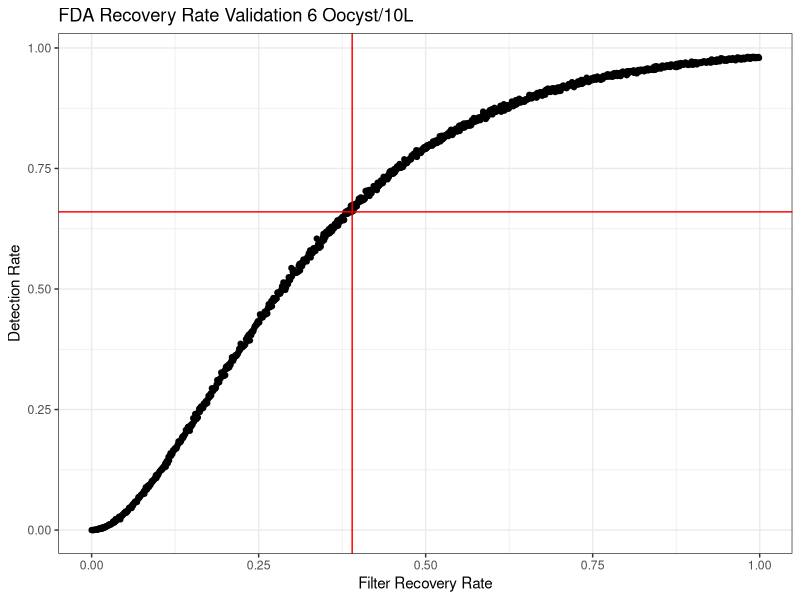
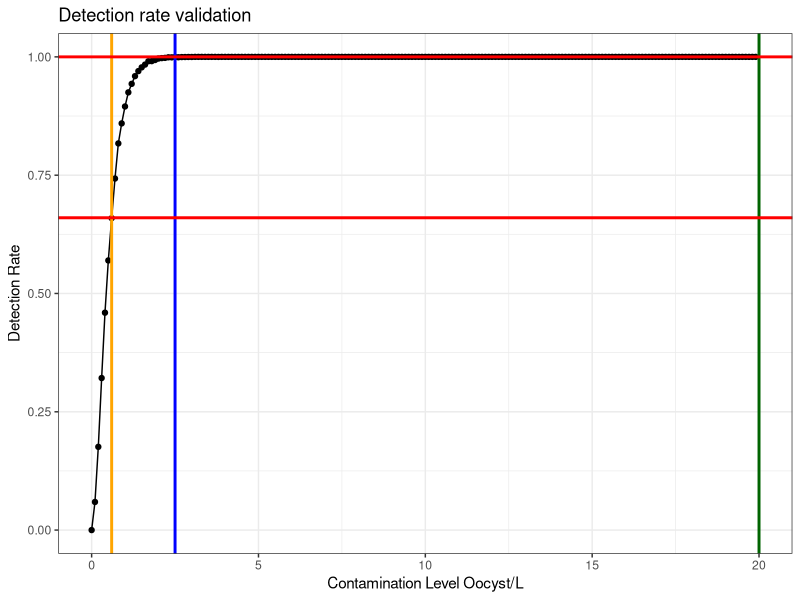
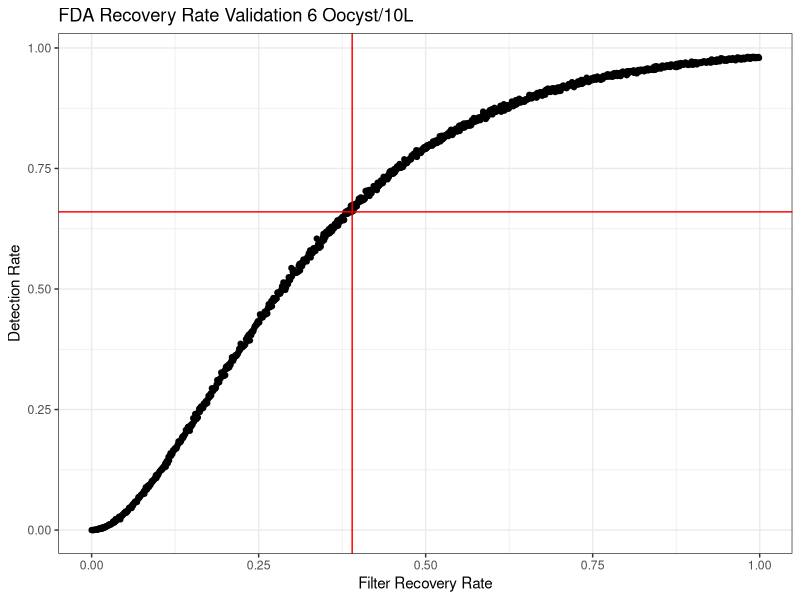
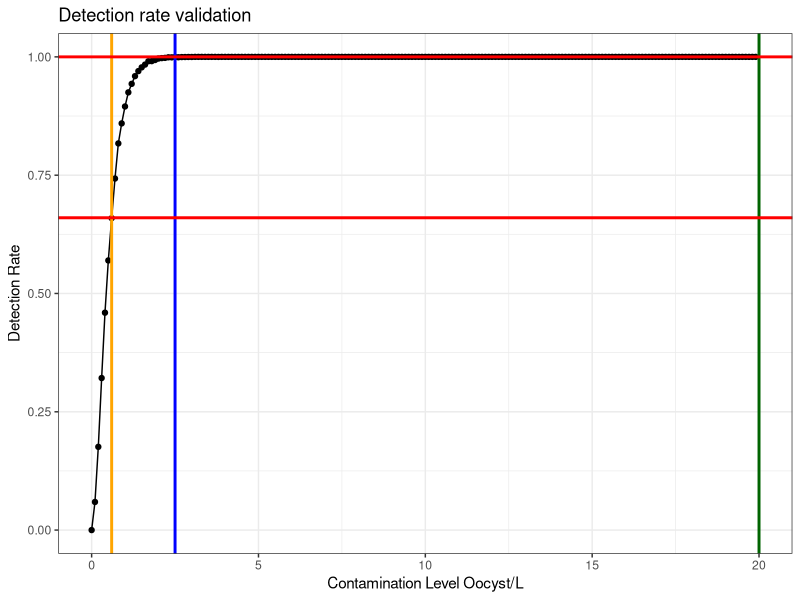

Recreate these plots in R, in order.
## ---- chunk 1
library(tidyverse)
## ---- chunk 2
Validation_FDA<-read_csv("Data_Cilantro_Outputs/RR_FDA_Validation.csv")
## ---- chunk 3
Validation_FDA %>% 
  ggplot(aes(x = rr, y = dt))+
  geom_point()+
  geom_line()+
  geom_hline(aes(yintercept = 0.66), color = "red")+
  geom_vline(aes(xintercept = 0.39),color = "red")+
  theme_bw()+
  labs(x = "Filter Recovery Rate", y = "Detection Rate", title= "FDA Recovery Rate Validation 6 Oocyst/10L")

ggsave("Recovery Rate.jpeg", width = 15, height = 10, units = "cm", dpi = 600)

## ---- chunk 4
Validation_FDA_Conts<-read_csv("Data_Cilantro_Outputs/RR_FDA_Validation_Conts.csv")
Validation_FDA_Conts <-Validation_FDA_Conts %>% 
  group_by(Contamination_Level) %>% 
  summarise(mean= mean(PDetect))
  

## ---- chunk 5

Validation_FDA_Conts %>% 
  ggplot(aes(x = Contamination_Level, y = mean))+
  geom_point()+
  geom_line()+
  geom_vline(aes(xintercept = 0.6), color = "orange", size = 1)+
  geom_vline(aes(xintercept = 2.5), color = "blue",size = 1)+
  geom_vline(aes(xintercept = 20), color = "darkgreen",size = 1)+
  geom_hline(aes(yintercept = 0.66),color = "red",size = 1)+
  geom_hline(aes(yintercept = 1),color = "red",size = 1)+
  theme_bw()+
  labs(x = "Contamination Level Oocyst/L", y = "Detection Rate", title= "Detection rate validation")

ggsave("Recovery Rate Validated.jpeg", width = 15, height = 10, units = "cm", dpi = 600)


